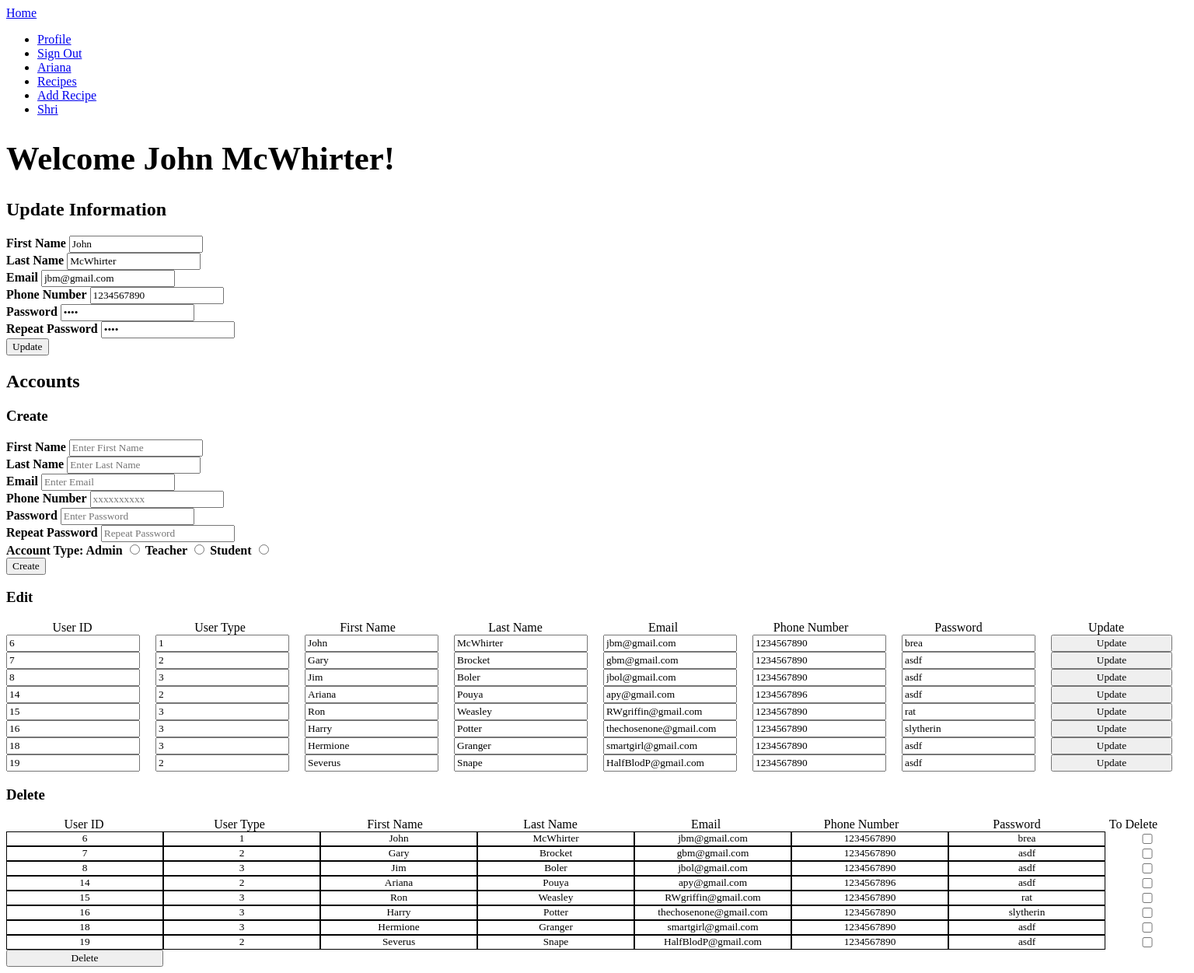
The app's page /ProfilePage.php (signed in) with its own data.
### tables this page shows
CREATE TABLE `users` (
  `User_ID` int(11) NOT NULL,
  `User_type` int(11) DEFAULT NULL,
  `User_fname` varchar(255) DEFAULT NULL,
  `User_lname` varchar(255) DEFAULT NULL,
  `User_email` varchar(255) DEFAULT NULL,
  `User_phonenumber` varchar(255) DEFAULT NULL,
  `User_password` varchar(255) DEFAULT NULL
);

### Profile/GetUser.php (called while the page is built, shortened)
<?php
$fname = $lname = $email = $phone = $psw = $psw_repeat = NULL;
if(isset($_SESSION['User_ID'])){
    $uid = $_SESSION['User_ID'];
} else {
    header("Location: SignIn.php");
}
$sql = sprintf("SELECT User_email, User_phonenumber, User_password FROM users
WHERE User_ID = %d",
$uid);
try{
    $result = $connection->query($sql);
    if($result->num_rows > 0){
        while($row = $result->fetch_assoc()){
            $fname = $_SESSION['User_fname'];
            $lname = $_SESSION['User_lname'];
            $email = $row['User_email'];
            $phone = $row['User_phonenumber'];
            $psw = $row['User_password'];
        }
    }
    $psw_repeat = $psw;
}catch(Exception $e){
    echo "Error: " . $e->getMessage();
}
?>

### Profile/Register/DeleteAccount.php (the view, shortened to what this page needs)
<?php
    $sql = sprintf("SELECT * FROM users");
    try{
        echo "<form id='DeleteAccount-RowForm' method='post' action=". htmlspecialchars($_SERVER["PHP_SELF"]) . ">";
        $result = $connection->query($sql);
        if($result->num_rows > 0){
            while($row = $result->fetch_assoc()){
                echo   "<div id='DeleteAccount-RowForm-Row' >" . $row['User_ID'] . "</div>
                        <div id='DeleteAccount-RowForm-Row' >". $row['User_type'] . "</div>
                        <div id='DeleteAccount-RowForm-Row' >" . $row['User_fname'] . "</div>
                        <div id='DeleteAccount-RowForm-Row' >" . $row['User_lname'] ."</div>
                        <div id='DeleteAccount-RowForm-Row' >" . $row['User_email'] . "</div>
                        <div id='DeleteAccount-RowForm-Row' >" . $row['User_phonenumber'] . "</div>
                        <div id='DeleteAccount-RowForm-Row' >" . $row['User_password'] . "</div>
                        <input id='DeleteAccount-RowForm-Row-Delete' type='checkbox' name='check[" . $row['User_ID'] . "]' >
                        ";
            }
            echo "<input type='submit' name='Delete-submit' value='Delete'></form>";
        }
    } catch(Exception $e){
        echo "Error: " . $e->getMessage();
    }
?>

### ProfilePage.php (shortened to what this page needs)
<!DOCTYPE html>
<html lang="en">
<head>
    <link rel="stylesheet" href="css\styles.css">
</head>
<body>
    <?php include 'navbar.php'?>
    <?php include 'dbconnection.php'?>
    <?php include 'Profile/GetUser.php'?>
    <?php include 'Profile/UpdateUser.php'?>
    <h1> Welcome <?php echo $fname . " " . $lname; ?>!</h1>
    <div id='Update-Information'>
        <h2> Update Information </h2>
        <form method='post' action="<?php echo htmlspecialchars($_SERVER["PHP_SELF"]);?>">
            <label for="fname"><b>First Name</b></label>
            <input type="text" placeholder="Enter First Name" name="fname" value="<?php echo $fname;?>"><br/>
            <label for="lname"><b>Last Name</b></label>
            <input type="text" placeholder="Enter Last Name" name="lname" value="<?php echo $lname;?>"><br/>
            <label for="email"><b>Email</b></label>
            <input type="text" placeholder="Enter Email" name="email" value="<?php echo $email;?>"><br/>
            <label for="phone"><b>Phone Number</b></label>
            <input type="tel" name="phone" value="<?php echo $phone;?>" placeholder="xxxxxxxxxx"><br/>
            <label for="psw"><b>Password</b></label>
            <input type="password" placeholder="Enter Password" name="psw" value="<?php echo $psw;?>"><br/>
            <label for="psw-repeat"><b>Repeat Password</b></label>
            <input type="password" placeholder="Repeat Password" name="psw-repeat" value="<?php echo $psw_repeat;?>"><br/>
            <input type='submit' name='UpdateUser-submit' value="Update">
        </form>
    </div>
    <div id='UserType-Information'>
        <?php
            if(isset($_SESSION['User_type'])){
                switch($_SESSION['User_type']){
                    case 1:
                        echo "<h2>Accounts</h2>";
                        include 'Profile/Accounts.php';
                        break;
                }
            }
        ?>
    </div>
</body>
</html>

### navbar.php (shortened to what this page needs)
<!DOCTYPE html>
<html lang="en">
<head>
</head>
<body>
<nav>
        <div class="container">
            <div class="navbar-header">
                <a class="Logo" href="index.php">Home</a>
            </div>
            <ul class="navbar body">
                <?php
                    if(isset($_SESSION['User_ID'])){
                        echo "<li><a href=\"ProfilePage.php\">Profile</a></li>";
                        echo "<li><a href=\"SignOut.php\">Sign Out</a></li>";
                    } else {
                        echo "<li><a href=\"Register.php\">Register</a></li>";
                        echo "<li><a href=\"SignIn.php\">Sign In</a></li>";
                    }
                ?>
                <li><a href="Ariana.php">Ariana</a></li>
                <li><a href="Preksha.php">Recipes</a></li>
                <?php
                Print '<li> <a href="create_recipe.php">'. 'Add Recipe'.'</a></li>';
                ?>
                <li><a href="Shri.php">Shri</a></li>
            </ul>
        </div>
    </nav>
</body>
</html>

### Profile/Accounts.php
<!DOCTYPE html>
<html lang="en">
    <body>
        <h3>Create</h3>
        <?php include 'Register/CreateAccount.php'?>
        <h3>Edit</h3>
        <div id='EditAccount-RowForm'>
            <div id='EditAccount-RowForm-Row'>User ID</div>
            <div id='EditAccount-RowForm-Row'>User Type</div>
            <div id='EditAccount-RowForm-Row'>First Name</div>
            <div id='EditAccount-RowForm-Row'>Last Name</div>
            <div id='EditAccount-RowForm-Row'>Email</div>
            <div id='EditAccount-RowForm-Row'>Phone Number</div>
            <div id='EditAccount-RowForm-Row'>Password</div>
            <div id='EditAccount-RowForm-Row'>Update</div>
        </div>
        <?php include 'Register/EditAccount.php'?>
        <h3>Delete</h3>
        <div id='DeleteAccount-RowForm'>
            <div id='DeleteAccount-RowForm-Row-header'>User ID</div>
            <div id='DeleteAccount-RowForm-Row-header'>User Type</div>
            <div id='DeleteAccount-RowForm-Row-header'>First Name</div>
            <div id='DeleteAccount-RowForm-Row-header'>Last Name</div>
            <div id='DeleteAccount-RowForm-Row-header'>Email</div>
            <div id='DeleteAccount-RowForm-Row-header'>Phone Number</div>
            <div id='DeleteAccount-RowForm-Row-header'>Password</div>
            <div id='DeleteAccount-RowForm-Row-Delete-header'>To Delete</div>
        </div>
        <?php include 'Register/DeleteAccount.php'?>
    </body>
</html>

### Profile/Register/CreateAccount.php (shortened to what this page needs)
<form method='post' action="<?php echo htmlspecialchars($_SERVER["PHP_SELF"]);?>">
  <div class="register">
    <label for="fname"><b>First Name</b></label>
    <input type="text" placeholder="Enter First Name" name="fname" ><br/>
    <label for="lname"><b>Last Name</b></label>
    <input type="text" placeholder="Enter Last Name" name="lname" ><br/>
    <label for="email"><b>Email</b></label>
    <input type="text" placeholder="Enter Email" name="email" ><br/>
    <label for="phone"><b>Phone Number</b></label>
    <input type="tel" name="phone" placeholder="xxxxxxxxxx"><br/>
    <label for="psw"><b>Password</b></label>
    <input type="password" placeholder="Enter Password" name="psw" ><br/>
    <label for="psw-repeat"><b>Repeat Password</b></label>
    <input type="password" placeholder="Repeat Password" name="psw-repeat"><br/>
    <label for='acc-type'><b>Account Type: </b></label>
    <label for="acc-type"><b>Admin</b></label>
    <input type="radio" name="acc-type" value=1>
    <label for="acc-type"><b>Teacher</b></label>
    <input type="radio" name="acc-type" value=2>
    <label for="acc-type"><b>Student</b></label>
    <input type="radio" name="acc-type" value=3>
    <br>
    <input type='submit' name='Create-submit' value='Create'>
  </div>
</form>

### Profile/Register/EditAccount.php (shortened to what this page needs)
<?php
    $sql = sprintf("SELECT * FROM users");
    try{
        $result = $connection->query($sql);
        if($result->num_rows > 0){
            while($row = $result->fetch_assoc()){
                 echo   "<form id='EditAccount-RowForm' method='post' action='" . htmlspecialchars($_SERVER['PHP_SELF']) . "'>
                            <input id='EditAccount-RowForm-Row' type=\"text\" placeholder=\"Enter User ID\" name=\"uid\" value=" . $row['User_ID'] . ">
                            <input id='EditAccount-RowForm-Row' type=\"text\" placeholder=\"Enter 0-3\" name=\"acc-type\" value=". $row['User_type'] . ">
                            <input id='EditAccount-RowForm-Row' type=\"text\" placeholder=\"Enter First Name\" name=\"fname\" value=" . $row['User_fname'] . ">
                            <input id='EditAccount-RowForm-Row' type=\"text\" placeholder=\"Enter Last Name\" name=\"lname\" value=" . $row['User_lname'] .">
                            <input id='EditAccount-RowForm-Row' type=\"text\" placeholder=\"Enter Email\" name=\"email\" value=" . $row['User_email'] . ">
                            <input id='EditAccount-RowForm-Row' type=\"text\" name=\"phone\" placeholder=\"xxxxxxxxxx\" value=" . $row['User_phonenumber'] . ">
                            <input id='EditAccount-RowForm-Row' type=\"text\" placeholder=\"Enter Password\" name=\"psw\" value=" . $row['User_password'] . ">
                            <input id='EditAccount-RowForm-Row' type=\"submit\" name=\"Edit-submit\" value=\"Update\">
                        </form>";
            }
        }
    } catch(Exception $e){
        echo "Error: " . $e->getMessage();
    }
?>

### css/styles.css (style rules this page uses)
* { font-family: "Comic Sans MS"; }
h1 { font-size: 32pt; }
#EditAccount-RowForm { display: grid; grid-template-columns: 1fr 1fr 1fr 1fr 1fr 1fr 1fr 1fr; grid-gap: 20px; width: 1500px; }
#EditAccount-RowForm-Row { display: flex; justify-content: center; }
#DeleteAccount-RowForm { display: grid; grid-template-columns: 1fr 1fr 1fr 1fr 1fr 1fr 1fr 1fr; width: 1500px; }
#DeleteAccount-RowForm-Row { display: flex; justify-content: center; border: 1px solid black; min-width: 200px; font-size: 10pt; }
#DeleteAccount-RowForm-Row-header { display: flex; justify-content: center; min-width: 200px; }
#DeleteAccount-RowForm-Row-Delete { display: flex; justify-content: center; border: 1px solid black; width: 100px; font-size: 10pt; }
#DeleteAccount-RowForm-Row-Delete-header { display: flex; justify-content: center; width: 100px; }

### records on screen
users: email "jbm@gmail.com", phone "1234567890", uid "6", acc-type "1", fname "John", lname "McWhirter", psw "brea", User_ID "6", User_type "1", User_fname "John", User_lname "McWhirter", User_email "jbm@gmail.com", User_phonenumber "1234567890", User_password "brea"
users: uid "7", acc-type "2", fname "Gary", lname "Brocket", email "gbm@gmail.com", phone "1234567890", psw "asdf", User_ID "7", User_type "2", User_fname "Gary", User_lname "Brocket", User_email "gbm@gmail.com", User_phonenumber "1234567890", User_password "asdf"
users: uid "8", acc-type "3", fname "Jim", lname "Boler", email "jbol@gmail.com", phone "1234567890", psw "asdf", User_ID "8", User_type "3", User_fname "Jim", User_lname "Boler", User_email "jbol@gmail.com", User_phonenumber "1234567890", User_password "asdf"
users: uid "14", acc-type "2", fname "Ariana", lname "Pouya", email "apy@gmail.com", phone "1234567896", psw "asdf", User_ID "14", User_type "2", User_fname "Ariana", User_lname "Pouya", User_email "apy@gmail.com", User_phonenumber "1234567896", User_password "asdf"
users: uid "15", acc-type "3", fname "Ron", lname "Weasley", email "RWgriffin@gmail.com", phone "1234567890", psw "rat", User_ID "15", User_type "3", User_fname "Ron", User_lname "Weasley", User_email "RWgriffin@gmail.com", User_phonenumber "1234567890", User_password "rat"
users: uid "16", acc-type "3", fname "Harry", lname "Potter", email "thechosenone@gmail.com", phone "1234567890", psw "slytherin", User_ID "16", User_type "3", User_fname "Harry", User_lname "Potter", User_email "thechosenone@gmail.com", User_phonenumber "1234567890", User_password "slytherin"
users: uid "18", acc-type "3", fname "Hermione", lname "Granger", email "smartgirl@gmail.com", phone "1234567890", psw "asdf", User_ID "18", User_type "3", User_fname "Hermione", User_lname "Granger", User_email "smartgirl@gmail.com", User_phonenumber "1234567890", User_password "asdf"
users: uid "19", acc-type "2", fname "Severus", lname "Snape", email "HalfBlodP@gmail.com", phone "1234567890", psw "asdf", User_ID "19", User_type "2", User_fname "Severus", User_lname "Snape", User_email "HalfBlodP@gmail.com", User_phonenumber "1234567890", User_password "asdf"

### other values on screen
$fname "John"
$lname "McWhirter"
